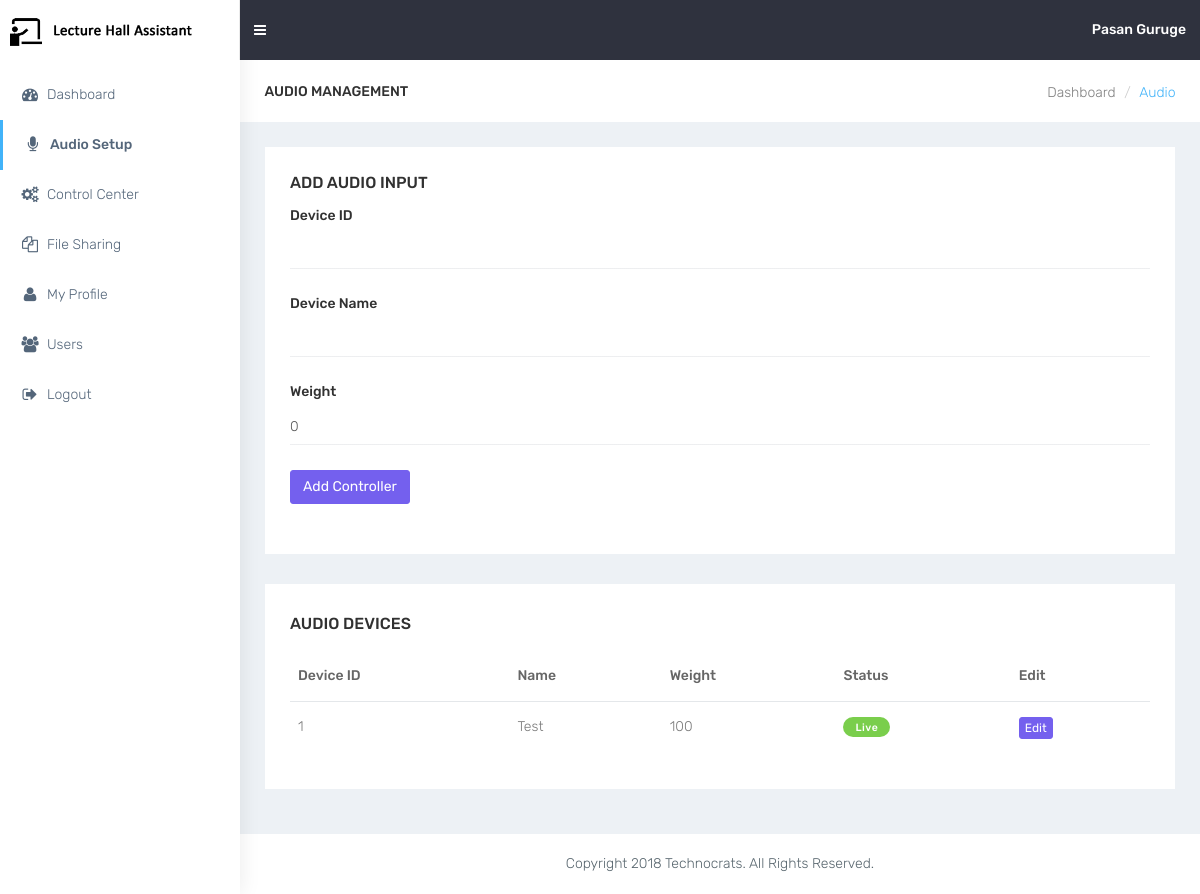
Page /audio.php (signed in) on the committed database.
### tables this page shows
CREATE TABLE `tblinput` (
  `inp_id` int(11) NOT NULL,
  `inp_name` text NOT NULL,
  `inp_weight` float NOT NULL,
  `inp_status` int(11) NOT NULL DEFAULT '1',
  `inp_value` int(11) NOT NULL DEFAULT '0'
);

### html/audio.php (the view, shortened to what this page needs)
<?php require_once 'codeblocks/database.php' ; ?>
<?php
    $inp_id = $inp_name = "";
    $inp_weight = 0;
    $conn = mysqli_connect($database_server, $database_username, $database_password, $database_name);
    $sql = "SELECT * FROM tblinput";
    $audio = mysqli_query($conn, $sql);
?>
<!DOCTYPE html>
<html lang="en">
<head>
    <?php require_once 'codeblocks/header.php'; ?>
</head>
<body class="fix-header">
    <div id="wrapper">
        <?php require_once 'codeblocks/navbar.php'; ?>
        <div id="page-wrapper">
            <div class="container-fluid">
                <div class="row bg-title">
                    <div class="col-lg-3 col-md-4 col-sm-4 col-xs-12">
                        <h4 class="page-title">Audio Management</h4> </div>
                    <div class="col-lg-9 col-sm-8 col-md-8 col-xs-12">
                        <ol class="breadcrumb">
                            <li><a href="dashboard.php">Dashboard</a></li>
                            <li class="active">Audio</li>
                        </ol>
                    </div>
                </div>
                <div class="row">
                    <div class="col-md-12">
                        <div class="white-box">
                            <h4 class="box-title">Add Audio Input</h4>
                            <form class="form-horizontal form-material" method="post">
                                <div class="form-group">
                                    <label class="col-md-12">Device ID</label>
                                    <div class="col-md-12">
                                        <input type="number" name="inp_id" class="form-control form-control-line" value="<?php echo $inp_id; ?>" required> </div>
                                </div>
                                <div class="form-group">
                                    <label class="col-md-12">Device Name</label>
                                    <div class="col-md-12">
                                        <input type="text" class="form-control form-control-line" name="inp_name" value="<?php echo $inp_name; ?>" required> </div>
                                </div>
                                <div class="form-group">
                                    <label class="col-md-12">Weight</label>
                                    <div class="col-md-12">
                                        <input type="number" name="inp_weight" class="form-control form-control-line" value="<?php echo $inp_weight; ?>" required min=0 max=100> </div>
                                </div>
                                <div class="form-group">
                                    <div class="col-sm-12">
                                        <button class="btn btn-primary" type="submit" >Add Controller</button>
                                    </div>
                                </div>
                            </form>
                        </div>
                    </div>
                    <div class="col-md-12">
                        <div class="white-box">
                            <h3 class="box-title">Audio Devices</h3>
                            <div class="table-responsive">
                                <table class="table">
                                    <thead>
                                        <tr>
                                            <th>Device ID</th>
                                            <th>Name</th>
                                            <th>Weight</th>
                                            <th>Status</th>
                                            <th>Edit</th>
                                        </tr>
                                    </thead>
                                    <tbody>
                                        <?php
                                            if ($audio){
                                                while ($row = mysqli_fetch_array($audio)){
                                                    echo '<tr>';
                                                    echo '<td>' . $row['inp_id'] . '</td>';
                                                    echo '<td>' . $row['inp_name'] . '</td>';
                                                    echo '<td>' . $row['inp_weight'] . '</td>';
                                                    if ($row['inp_status'] == 0){
                                                        echo '<td><span class="label label-warning">Offline</span></td>';
                                                    }else{
                                                        echo '<td><span class="label label-success">Live</span></td>';
                                                    }
                                                    echo '<td><a href="editaudio.php?id=' . $row['inp_id'] . '" class="btn btn-primary btn-xs">Edit</a></td>';
                                                    echo '</tr>';
                                                }
                                            }
                                        ?>
                                    </tbody>
                                </table>
                            </div>
                        </div>
                    </div>
                </div>
            </div>
            <?php require_once 'codeblocks/footer.php'; ?>
        </div>
    </div>
</body>
</html>

### html/css/colors/default.css (style rules this page uses)
body { background: #fff; }
.bg-title .breadcrumb .active { color: #41b3f9; }

### rows in the picture
tblinput: inp_id "1", inp_name "Test", inp_weight "100", inp_status "Live"

### other values in the picture
$_SESSION['usr_name'] "Pasan Guruge"
